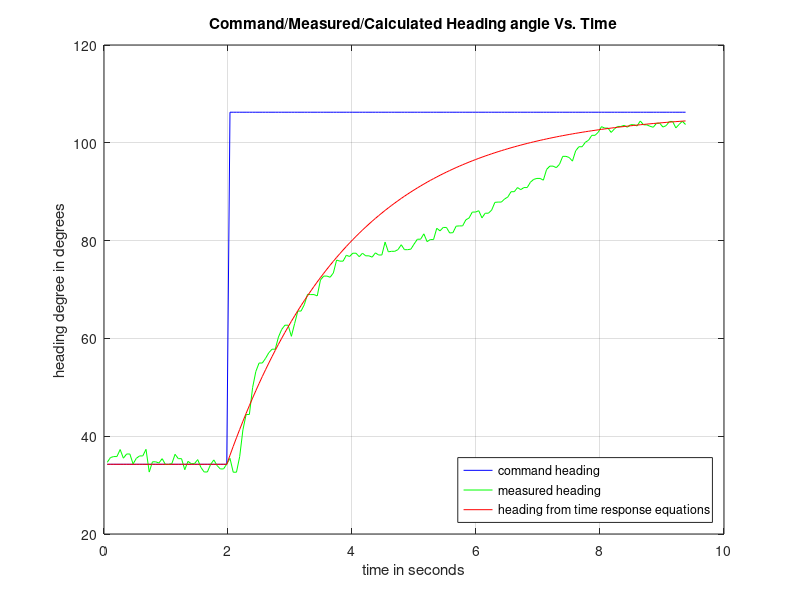

The MATLAB script that drew this image:
close all; clear; clc

%% import data
data = csvread('WK3_control.csv'); %use csvread instead of readtable
t = data(:,1); % time
t_before = data(1:38,1); %time before step
t_after = data(38:180,1); %time after step
psi_C = data(:,2); %command heading
psi = data(:,3); %measured heading
ay = data(:,4); %side acceleration
del_t = data(:,5); %throttle input [-1, 1]
del_s = data(:,6); % steering input [-1, 1]

t_c = data(38,1);
psi_i = data(1,2); % 34.2541 deg
psi_f = data(39,2); %106.254 deg
p1 = -0.5; % one of the pole, unit in rad/s

%% find heading angle from time response equations
psi_beforeStep = psi_i * ones(length(t_before),1);
psi_afterStep = rad2deg(deg2rad(psi_f) - (deg2rad(psi_f) - deg2rad(psi_i)).*exp(p1.*(t_after-t_c)));


%% plot
plot(t,psi_C,'b')
hold on
grid on
xlabel("time in seconds");ylabel("heading degree in degrees")
title("Command/Measured/Calculated Heading angle Vs. Time")
plot(t,psi,'g')
plot(t_before, psi_beforeStep,'r',t_after, psi_afterStep,'r')
% plot(t_after, psi_afterStep,'r')
legend("command heading","measured heading","heading from time response equations","location","southeast")
